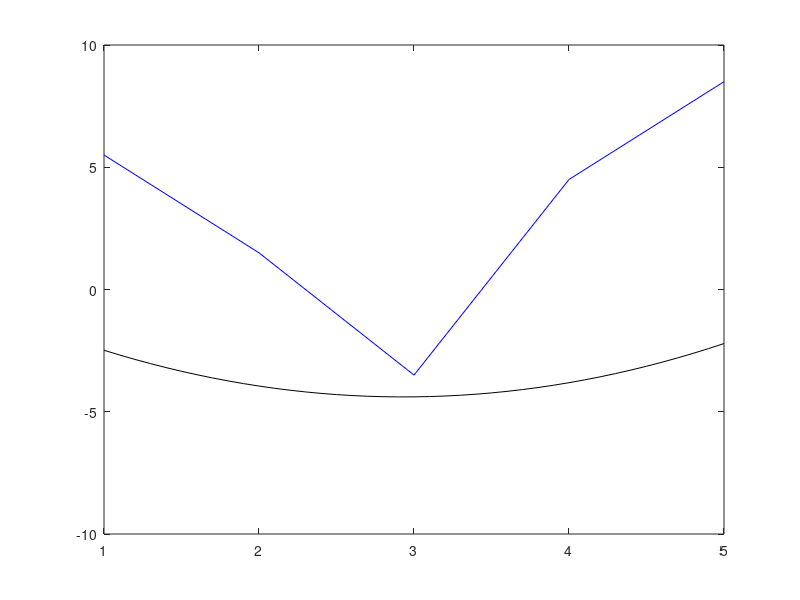

MATLAB code for this plot:
clc
clear all
close all

t=1:5;
yp=[5.5 1.5 -3.5 4.5 8.5];
u=[-1.5 -.5 4.5 7 8];
t=t';
yp=yp';
vo=yp;
u=u';

phi=[u.^1 u.^2];
theta=inv(phi'*phi)*phi'*yp;
tm=1:0.1:5;
tm=tm';
ym=theta(1)*tm+theta(2)*tm.^(2);
plot(t,vo,'b',tm,ym,'k')

theta(1)
theta(2)